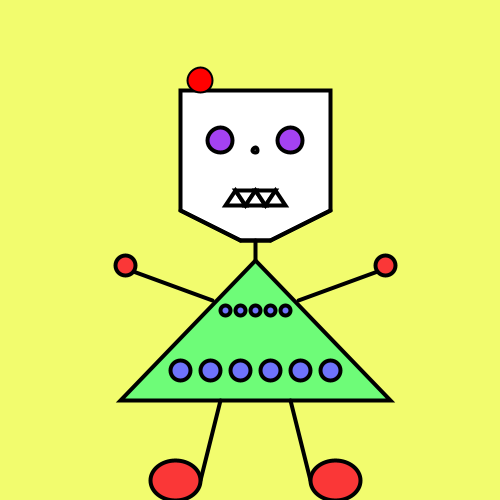
Frame 1 (no input)
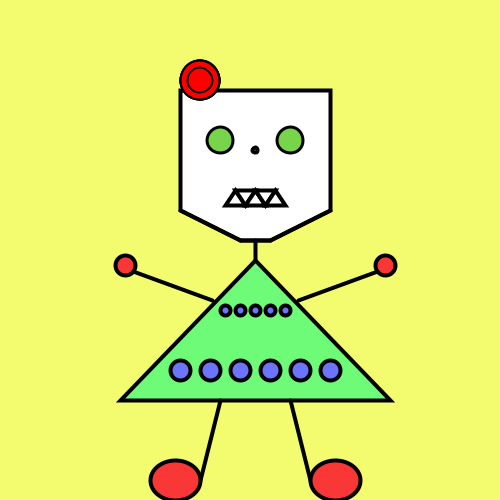
Frame 60 (the mouse pressed at the canvas centre just before this capture)
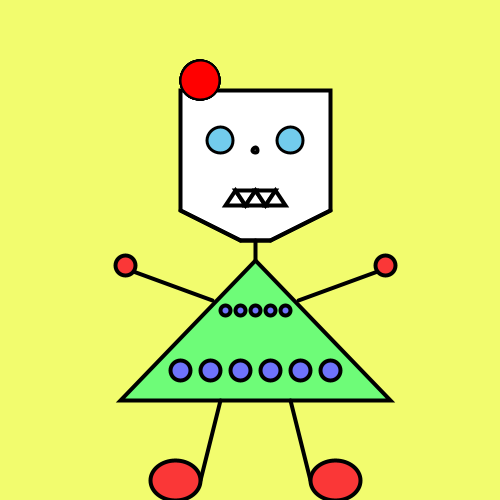
Frame 120 (the mouse held since frame 60 and released just before this capture)

The Processing sketch that drew these frames (run headless with seeded random() and noise(); from frame 60 on, the mouse is pressed at the canvas centre):

// Processing sketch: processing_69910
// ── processing_69910.pde

/**********************************
 * Assignment:   #1
 * Name:         Wang Xiang
 * E-mail:       wxiang01@brynmawr.edu
 * Course:       CS 110 - Section 01
 * Submitted:    09/11/2012
 * Description: For this sketch, I used skills of lines, dots, triangles, ellipses, custom shapes and some other skills related to color fill and color changing.
                Also I tried mousePressed so that I can design my D's hair style! 
 ***********************************************/

void setup() {
  //set the window
  size(500, 500);
  smooth();
  //draw a yellow background
  background(242, 252, 110);

  //set CENTER mode
  ellipseMode(CENTER);
  rectMode(CENTER);

  //draw D's head
  stroke(0);
  fill(255);
  strokeWeight(4);
  beginShape();
  vertex(180, 90);
  vertex(180, 210);
  vertex(240, 240);
  vertex(270, 240);
  vertex(330, 210);
  vertex(330, 90);
  endShape(CLOSE);


  //draw D's nose
  fill(255);
  stroke(0);
  ellipse(255, 150, 5, 5);

  //draw D's mouse
  strokeWeight(4);
  beginShape(TRIANGLE_STRIP);  
  vertex(225, 205);  
  vertex(235, 190);  
  vertex(245, 205);  
  vertex(255, 190);  
  vertex(265, 205);  
  vertex(275, 190);  
  vertex(285, 205);  
  endShape();

  //draw D's chin
  stroke(0);
  strokeWeight(4);
  line(240, 240, 270, 240);

  stroke(0);
  strokeWeight(4);
  line(180, 210, 240, 240);
  line(330, 210, 270, 240);

  //draw D's neck
  stroke(0);
  strokeWeight(4);
  line(255, 240, 255, 260);

  //draw D's dress
  stroke(0);
  fill(110, 252, 120);
  strokeWeight(4);
  triangle(255, 260, 120, 400, 390, 400);

  //draw D's hands
  fill(250, 55, 55);
  stroke(0);
  strokeWeight(4);
  line(212, 300, 130, 270);
  line(298, 300, 380, 270);
  ellipse(125, 265, 20, 20);
  ellipse(385, 265, 20, 20);

  //draw D's legs
  stroke(0);
  strokeWeight(4);
  line(220, 400, 200, 480);
  line(290, 400, 310, 480);

  //draw D's feet
  fill(250, 55, 55);
  stroke(0);
  strokeWeight(4);
  ellipse(175, 480, 50, 40);
  ellipse(335, 480, 50, 40);

  //draw dots on D's dress
  fill(110, 115, 252);
  int r=225;
  int m=310;
  ellipse(r, m, 10, 10);
  ellipse(r+15, m, 10, 10);
  ellipse(r+30, m, 10, 10);
  ellipse(r+45, m, 10, 10);
  ellipse(r+60, m, 10, 10);

  fill(110, 115, 252);
  int a=180;
  int b=370;
  ellipse(a, b, 20, 20);
  ellipse(a+30, b, 20, 20);
  ellipse(a+60, b, 20, 20);
  ellipse(a+90, b, 20, 20);
  ellipse(a+120, b, 20, 20);
  ellipse(a+150, b, 20, 20);
}

void draw() {
  //eye color change
  fill(random(255), random(255), random(255));
  ellipse(220, 140, 25, 25);
  ellipse(290, 140, 25, 25);
  int mouseX=200;
  int mouseY=80;
  if (mousePressed == true); 
  strokeWeight(2);
  fill(255, 0, 0);
  float R=random(20, 40);
  ellipse(mouseX, mouseY, R, R);
}

void mousePressed() {
  strokeWeight(2);
  fill(255, 0, 0);
  float R=random(20, 40);
  ellipse(mouseX, mouseY, R, R);
}
